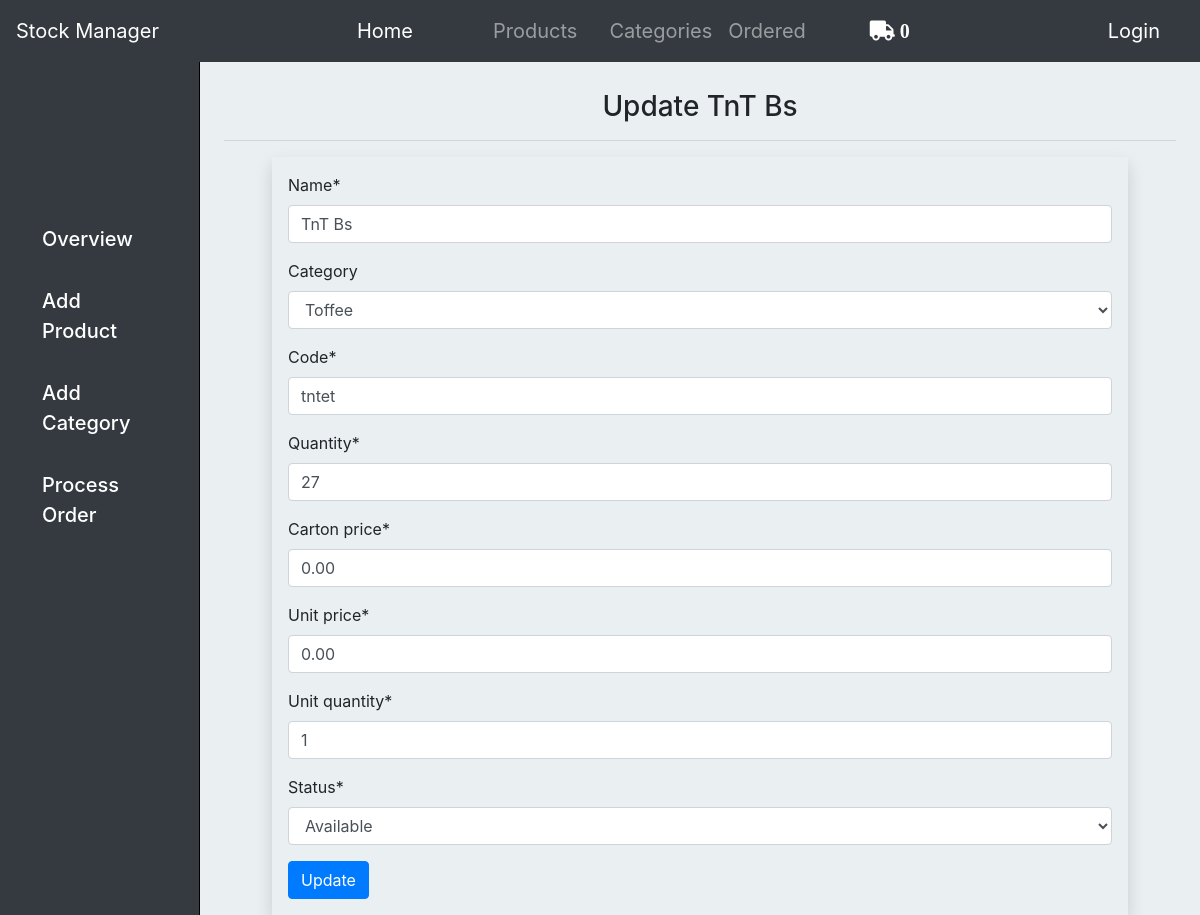
Page /products/edit/4/ on the earlier database version.
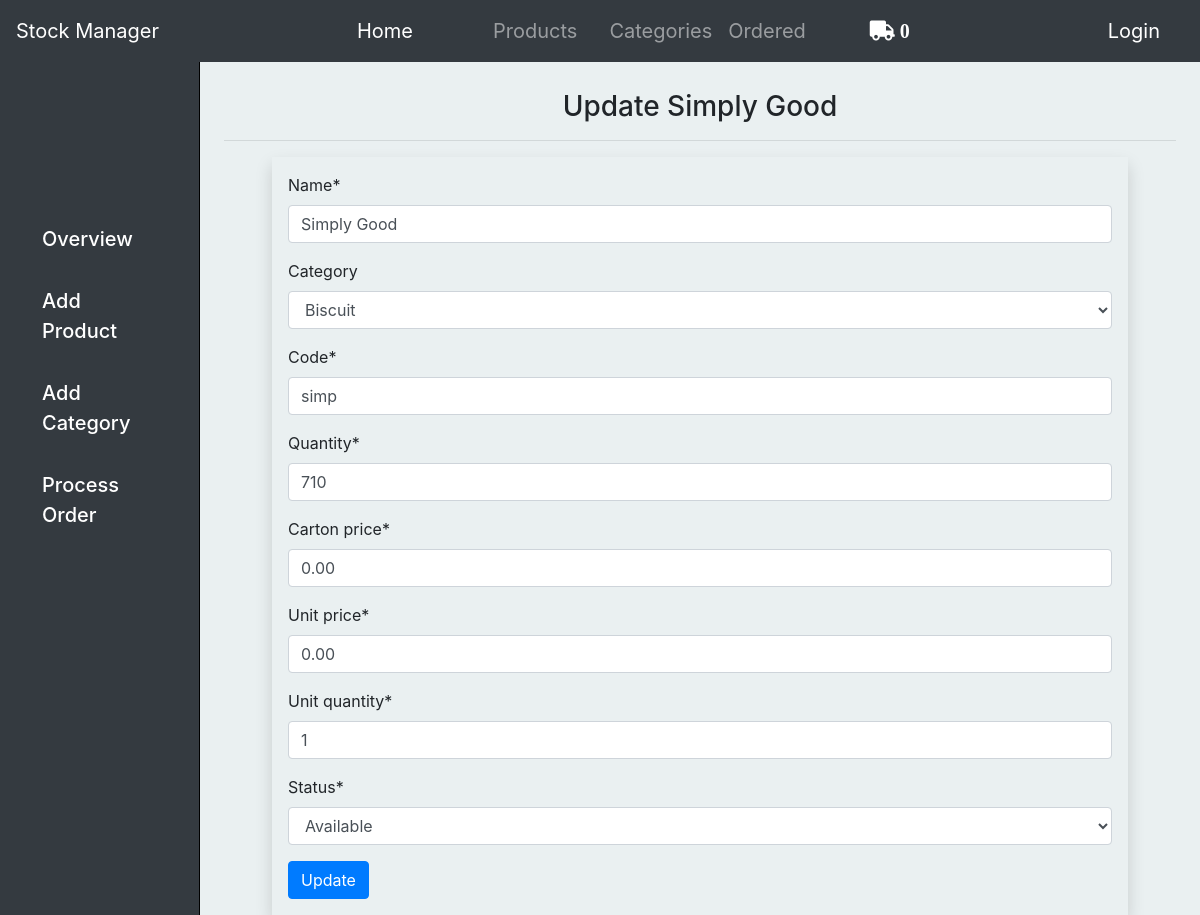
Same page on the later database version.
### base/models.py (models this page shows, shortened)
class Product(models.Model):
    name = models.CharField(max_length=100)
    category = models.ForeignKey(Category, on_delete=models.CASCADE, null=True, blank=True, related_name='products')
    code = models.CharField(max_length=100)
    quantity = models.IntegerField(default=1)
    carton_price = models.DecimalField(decimal_places=2, default=0.00, max_digits=9)
    unit_price = models.DecimalField(decimal_places=2, default=0.00, max_digits=9)
    unit_quantity = models.IntegerField(default=1)
    status = models.CharField(max_length=100, choices=CHOICES, default="Available")
    owner = models.ForeignKey(User, on_delete=models.CASCADE)

class Category(models.Model):
    name = models.CharField(max_length=100)
    code = models.CharField(max_length=100)
    owner = models.ForeignKey(User, on_delete=models.CASCADE)
    def __str__(self):
        return self.name

### base/views.py (the view)
# urls.py: path('products/edit/<int:id>/', views.edit_product, name="editproduct"),
def edit_product(request, id):
    prod = get_object_or_404(Product, id=id)
    if request.method == 'POST':
        form = ProductAddForm(request.POST, instance=prod)
        if form.is_valid():
            form.save()
            messages.success(request, "Product Updated!")
            return redirect('product')
    else:
        form = ProductAddForm(instance=prod)
    context = {
        'prod':prod,
        'form':form
    }
    return render(request, 'base/product_edit.html', context)

### base/forms.py
class ProductAddForm(forms.ModelForm):
    class Meta:
        model = Product
        exclude = ['owner']

### base/templatetags/cart_template_tags.py (called while the page is built)
@register.filter
def cart_item_count(user):
    if user.is_authenticated:
        qs = Order.objects.filter(user=user, ordered=False)
        if qs.exists():
            return qs[0].items.count()
    return 0

### base/templates/base/product_edit.html (shortened to what this page needs)
{% extends 'base/layout.html' %}
{% load crispy_forms_tags %}
{% block main %}
		<h3 class="h3_head">Update {{prod.name}}</small></h3>
        <hr>
    <form class="mr-5 ml-5 shadow p-3" method="POST" action="">
    	{{form|crispy}}
    	<button type="submit" class="btn btn-primary"> Update</button>
    </form>
{% endblock main %}

Differences in the rows shown:
changed Product "Available": name "TnT Bs" → "Simply Good"; category "Toffee" → "Biscuit"; code "tntet" → "simp"; quantity "27" → "710"
